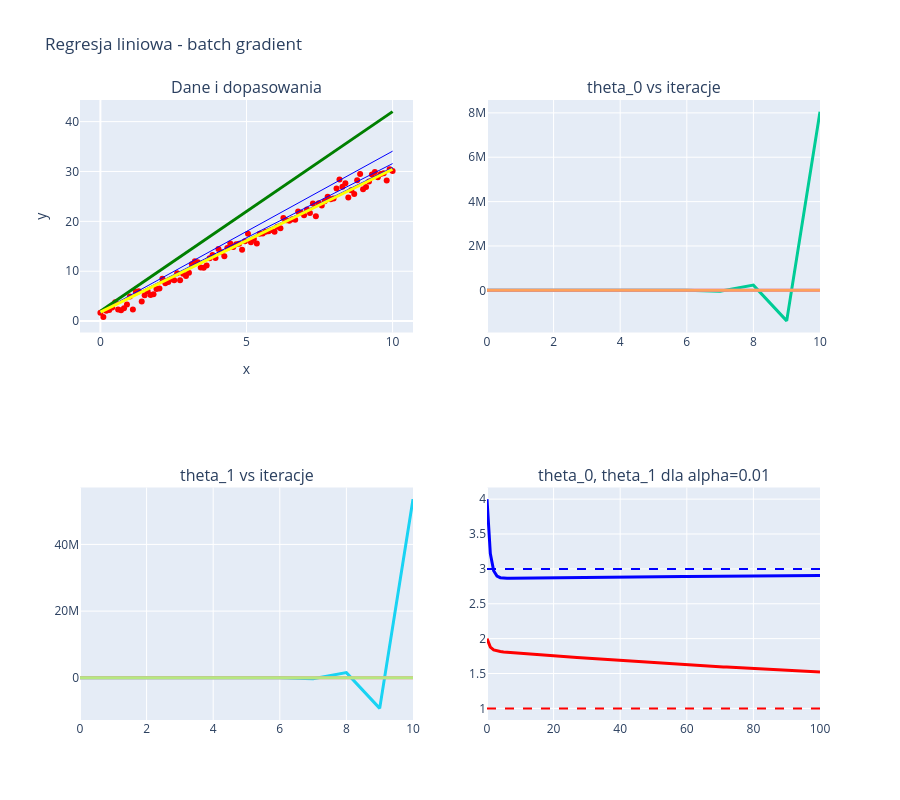

Notebook cell for this chart:
### Markdown cell above
**Proszę** narysować następujące rysunki:
* dane oraz krzywe regressji dla 10 iteracji na jednym rysunku
* wartości parametrów $\theta_{0}$ i $\theta_{1}$ w funkcji numeru iteracji dla $\alpha$ = 0.1, 0.05 oraz 0.01 oraz 10 iteracji
* wartości parametrów $\theta_{0}$ i $\theta_{1}$ w funkcji numeru iteracji dla $\alpha$ = 0.01 dla 100 iteracji

W każdym przypadku jako wartości początkowe proszę przyjąć ($\theta_{0}$, $\theta_{1}$) + 1

### Code cell
import numpy as np
import plotly.graph_objects as go
from plotly.subplots import make_subplots

...

# --- wypisywanie wyników ---
print("Finalna wartość parametrów dla alpha=0.1, nIter = 10:\t", theta_alpha_01[-1])
print("Finalna wartość parametrów dla alpha=0.05, nIter = 10:\t", theta_alpha_005[-1])
print("Finalna wartość parametrów dla alpha=0.01, nIter = 10:\t", theta_alpha_001[-1])
print("Finalna wartość parametrów dla alpha=0.01, nIter = 100:\t", theta_alpha[-1])
print("Oryginalna wartość parametrów:\t\t\t", theta)
